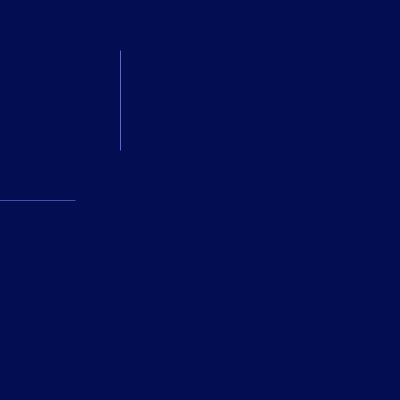
Frame 1 (no input)
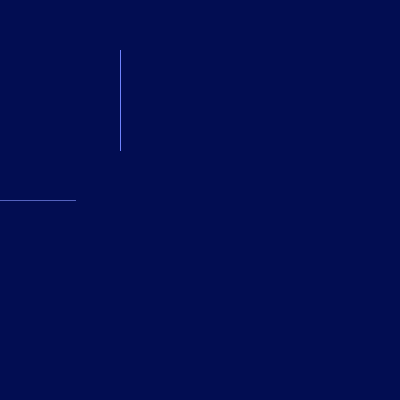
Frame 60 (the mouse pressed at the canvas centre just before this capture)
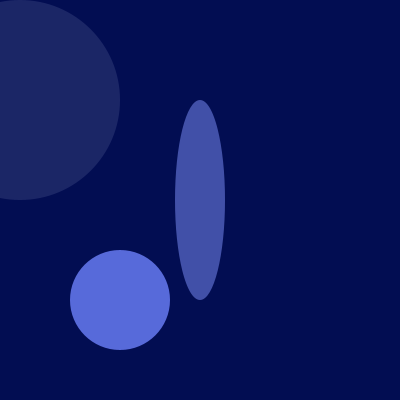
Frame 120 (the mouse held since frame 60 and released just before this capture)

The Processing sketch that drew these frames (run headless with seeded random() and noise(); from frame 60 on, the mouse is pressed at the canvas centre):

// Processing sketch: processing_60084
// ── processing_60084.pde

void setup(){
  size(400,400);
  background(2,13,82);
}

void draw(){
  
  
  if(mousePressed){

    background(2,13,82);
 noStroke();
  fill(55,65,126,120);
  ellipse(20, height/4, mouseY, mouseX);


  fill(83,98,191,200);
  ellipse(mouseX, height/2, mouseX-150, mouseY);
  
  fill(111,131,255,200);
  ellipse(120, mouseY+100, mouseX/2, mouseY-100);
}
else{
  frameRate(30);
  noFill();
  stroke(55,65,126,120);
  ellipse(20, height/4, mouseY, mouseX);
  
  stroke(83,98,191,200);
   noFill();
   ellipse(mouseX, height/2, mouseX-150, mouseY);
  
  stroke(111,131,255,200);
   noFill();
 ellipse(120, mouseY+100, mouseX/2, mouseY-100);
}
}
